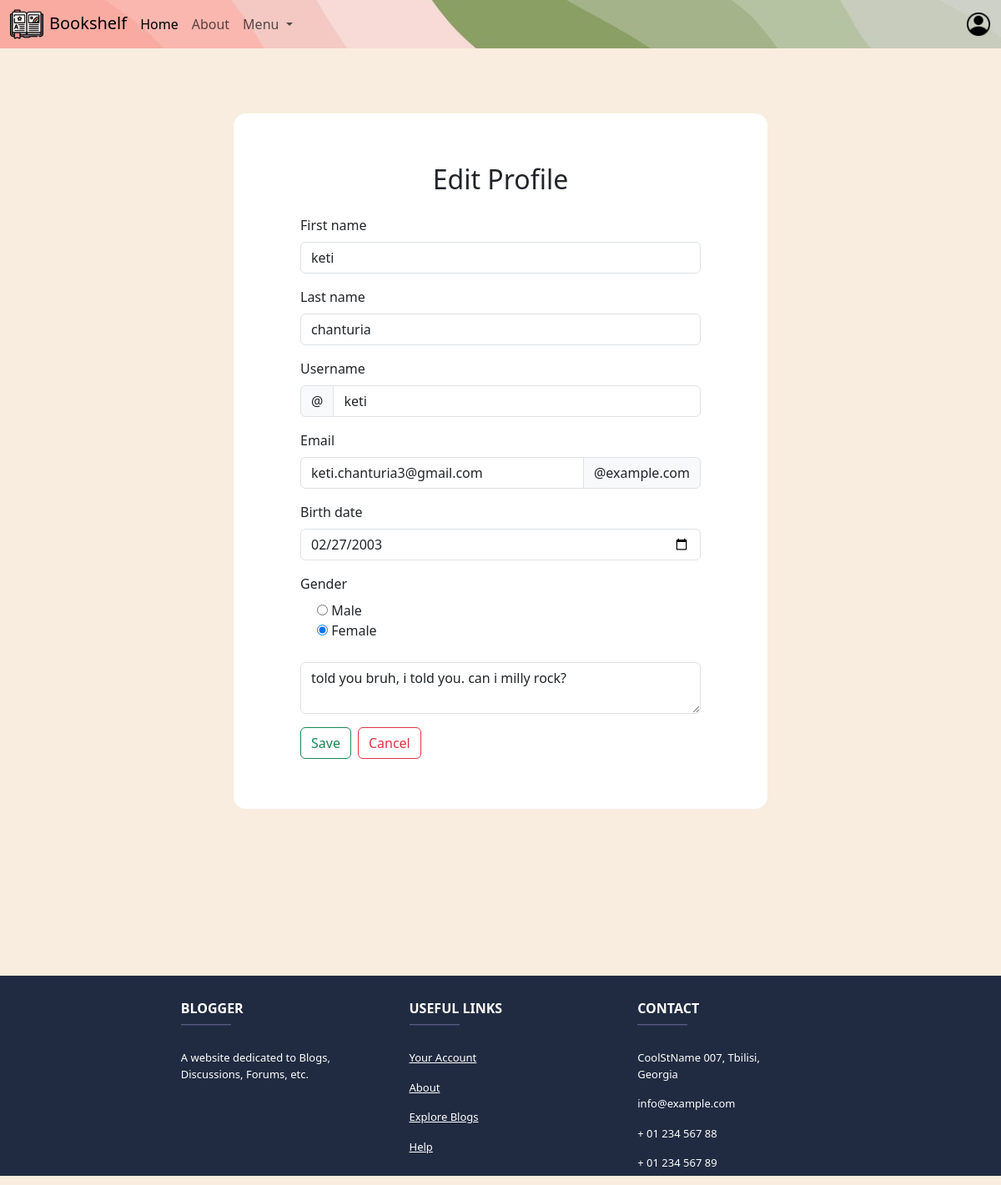
Screenshot of /edit_user (signed in) with the database file from the repository.
### src/models/user.py (models this page shows, shortened)
class User(db.Model, BaseModel, UserMixin):
    __tablename__ = "users"
    id = db.Column(db.Integer, primary_key=True)
    first_name = db.Column(db.String)
    last_name = db.Column(db.String)
    username = db.Column(db.String, nullable=False)
    _password = db.Column(db.String, nullable=False)
    email = db.Column(db.String, nullable=False)
    birthday = db.Column(db.Date, nullable=False)
    gender = db.Column(db.String, nullable=False)
    role = db.Column(db.String, nullable=True)
    profile_pic = db.Column(db.String)
    bio = db.Column(db.String)
    shelves = db.relationship('Shelf', backref='users')
    books = db.relationship('Books', backref='users')
    @property
    def password(self):
        return self._password
    def is_admin(self):
        return current_user.role == "Admin"

### src/views/auth/authentication.py (the view, shortened to what this page needs)
@auth_bp.route("/edit_user", methods=["GET", "POST"])
@login_required
def edit_user():
    user = User.query.get(current_user.id)
    form = EditProfileForm(first=user.first_name, last=user.last_name, username=user.username,
                           email=user.email, birthday=user.birthday, gender=user.gender, bio=user.bio)
    return render_template("edit_profile.html", form=form)

### src/views/auth/form.py (shortened to what this page needs)
class EditProfileForm(FlaskForm):
    first = StringField("First name")
    last = StringField("Last name")
    username = StringField("Username", validators=[DataRequired(),
                                                   length(min=2, max=24)])
    email = EmailField("Email", validators=[DataRequired()])
    birthday = DateField("Birth date", validators=[DataRequired()])
    gender = RadioField("Gender", choices=["Male", "Female"], validators=[DataRequired()])
    bio = TextAreaField("Bio", validators=[length(max=200)])
    submit = SubmitField("Save")

### src/__init__.py (called while the page is built)
def register_extensions(app):
    db.init_app(app)
    migrate.init_app(app, db)
    login_manager.init_app(app)
    login_manager.login_view = "authentication.signin"
    @login_manager.user_loader
    def loadUser(user_id):
        return User.query.get(user_id)
    admin.init_app(app)
    admin.add_view(UserView(User, db.session))
    admin.add_view(ShelfView(Shelf, db.session))
    admin.add_view(BookView(Books, db.session))

### templates/edit_profile.html (shortened to what this page needs)
{% extends "base.html" %}
{% block body%}
<div>
    <div class="welcome" style="margin-top: 78px">
        <form method="post" enctype="multipart/form-data" style="
            background-color: white;
            padding: 60px;
            padding-left: 80px;
            padding-right: 80px;
            border-radius: 15px;
            width: 40rem;
          ">
            <h2 class="text-center mb-4">Edit Profile</h2>
            <label class="form-label">{{form.first.label.text}}</label>
            <div class="input-group mb-3">
                {{ form.first(class="form-control", aria_label="Username", aria_describedby="basic-addon1") }}
            </div>
            <label class="form-label">{{form.last.label.text}}</label>
            <div class="input-group mb-3">
                {{ form.last(class="form-control", aria_label="Username", aria_describedby="basic-addon1") }}
            </div>
            <label class="form-label">{{form.username.label.text}}</label>
            <div class="input-group mb-3">
                <span class="input-group-text" id="basic-addon1">@</span>
                {{ form.username(class="form-control", aria_label="Username", aria_describedby="basic-addon1") }}
            </div>
            <label class="form-label">{{form.email.label.text}}</label>
            <div class="input-group mb-3">
                {{ form.email(class="form-control") }}
                <span class="input-group-text" id="basic-addon2">@example.com</span>
            </div>
            <div class="mb-3">
                <label class="form-label">{{form.birthday.label.text}}</label>
                {{ form.birthday(class="form-control") }}
            </div>
            <div class="mb-3">
                <label class="form-label">{{form.gender.label.text}}</label>
                {{ form.gender() }}
            </div>
            <div class="input-group mb-3">
                {{ form.bio(class="form-control") }}
            </div>
            <div class="d-flex flex-row">
                {{ form.submit(class="btn btn-outline-success") }}
                <a href="{{ request.referrer }}" class="mx-2 btn btn-outline-danger">Cancel</a>
            </div>
        </form>
    </div>
</div>
{% endblock %}

### static/css/style.css (style rules this page uses)
body { background-color: rgb(249, 237, 223); height: auto; }
.welcome { display: flex; flex-direction: column; align-items: center; margin-top: 50px; }
textarea { margin-top: 10px; border: 1px solid grey; border-radius: 8px; }
ul { list-style-type: none; padding-left: 20px; }

### rows the page displays
User: username "keti", email "keti.chanturia3@gmail.com", birthday "02/27/2003", gender "☐ Male ☑ Female", bio "told you bruh, i told you. can i milly rock?"
